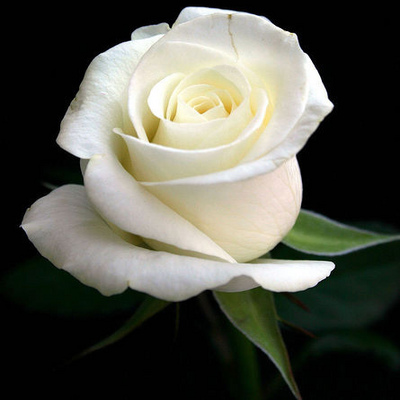
#> input picture OpenCV/rose.jpg, 400 x 400 px, given in place of the camera
$ python blob_tracking.py
#> lines starting #> are read from the running program, lines starting #| are printed output that depends on the picture; after the words box and inside, x2 and y2 are one past the last pixel; in counts of white or black regions, pixels touching at a corner belong together
## Explanation of this code can be found at the following address:
## http://www.pyimagesearch.com/2015/09/14/ball-tracking-with-opencv/

# import the necessary packages
from collections import deque
import numpy as np
import argparse
import imutils # just installed this on computer
import cv2

# construct the argument parse and parse the arguments
ap = argparse.ArgumentParser()
ap.add_argument("-v", "--video",
	help="path to the (optional) video file")
ap.add_argument("-b", "--buffer", type=int, default=64,
	help="max buffer size")
args = vars(ap.parse_args())

# define the lower and upper boundaries of the "color"
# ball in the HSV color space, then initialize the
# list of tracked points
colorLower = (0,150,150)
colorUpper = (25,255,255)
pts = deque(maxlen=args["buffer"])

# if a video path was not supplied, grab the reference
# to the webcam
if not args.get("video", False):
	camera = cv2.VideoCapture(0)

# otherwise, grab a reference to the video file
else:
	camera = cv2.VideoCapture(args["video"])

# keep looping
while True:
	# grab the current frame
	(grabbed, frame) = camera.read()
#> frame is the input picture: shape (400, 400, 3); mean B, G, R 77, 87.1, 86.4

	# Flip the frame along the vertical axis in order to get a 1 to 1
	# movement on the screen
	frame = frame[:,::-1,:]
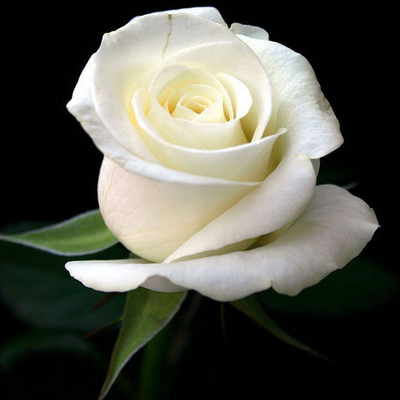
#> frame: shape (400, 400, 3); mean B, G, R 77, 87.1, 86.4

	# if we are viewing a video and we did not grab a frame,
	# then we have reached the end of the video
	if args.get("video") and not grabbed:
		break

	# resize the frame, blur it, and convert it to the HSV
	# color space
	frame = imutils.resize(frame, width=600)
#> frame: shape (600, 600, 3)
	blurred = cv2.GaussianBlur(frame, (11, 11), 0)
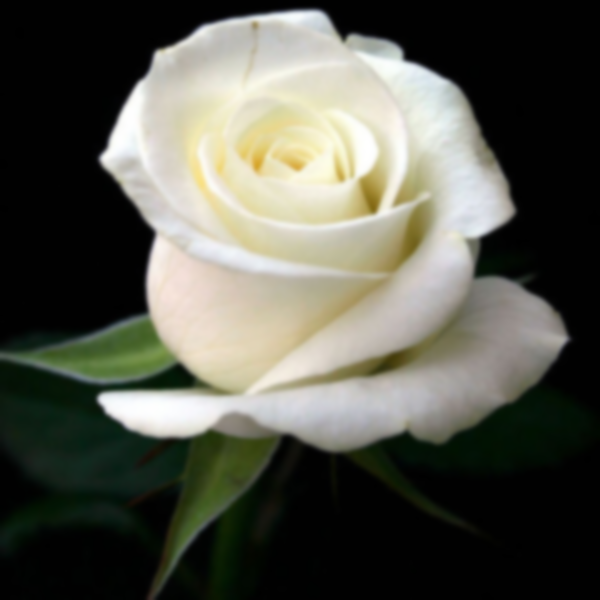
#> blurred: shape (600, 600, 3); mean B, G, R 77.1, 87.2, 86.5
	hsv = cv2.cvtColor(blurred, cv2.COLOR_BGR2HSV)
#> hsv: shape (600, 600, 3); mean H, S, V 29.7, 49.3, 89.5

	# construct a mask for the color "color", then perform
	# a series of dilations and erosions to remove any small
	# blobs left in the mask
	mask = cv2.inRange(hsv, colorLower, colorUpper)
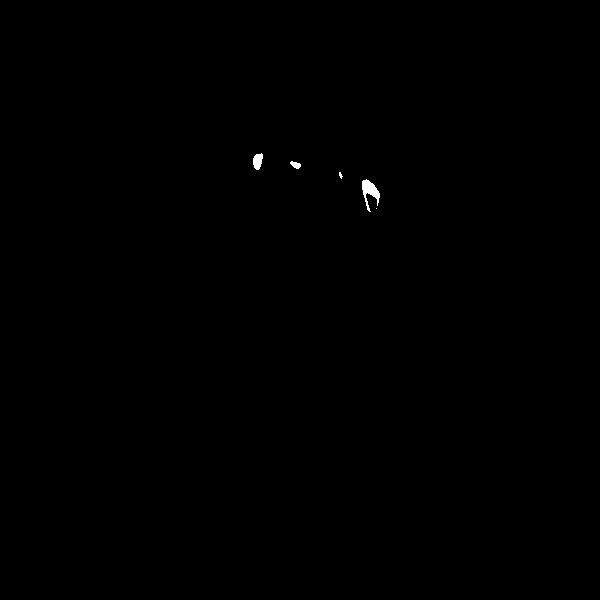
#> mask: shape (600, 600); 0.13% white; 5 white regions (2 under 20 px), largest, box (x1, y1, x2, y2) and area: (362, 179, 380, 212) 265, (253, 153, 263, 170) 125, (290, 161, 301, 169) 55
	mask = cv2.erode(mask, None, iterations=2)
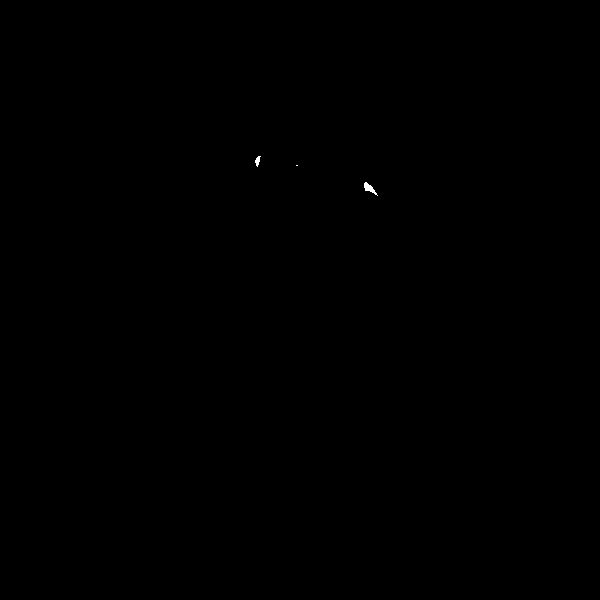
#> mask: shape (600, 600); 0.03% white; 3 white regions (1 under 20 px), largest, box (x1, y1, x2, y2) and area: (364, 182, 378, 196) 77, (255, 156, 261, 167) 37
	mask = cv2.dilate(mask, None, iterations=2)
#> mask: shape (600, 600); 0.1% white; 3 white regions

	# find contours in the mask and initialize the current
	# (x, y) center of the ball
	cnts = cv2.findContours(mask.copy(), cv2.RETR_EXTERNAL,
		cv2.CHAIN_APPROX_SIMPLE)[-2]
#> cnts = 3 contours; box (x1, y1, x2, y2) and area: (362, 180, 380, 198) 178, (253, 154, 263, 169) 101, (294, 163, 300, 168) 20
	center = None

	# only proceed if at least one contour was found
	if len(cnts) > 0:
		# find the largest contour in the mask, then use
		# it to compute the minimum enclosing circle and
		# centroid
		c = max(cnts, key=cv2.contourArea)
#> c = contour of 24 points, box (x1, y1, x2, y2) (362, 180, 380, 198), area 178
		((x, y), radius) = cv2.minEnclosingCircle(c)
#> x = 370.7; y = 188.7; radius = 11.68
		M = cv2.moments(c)
#> M = moments, m00 178.5, centre m10/m00, m01/m00 = (369.8, 188.4)
		center = (int(M["m10"] / M["m00"]), int(M["m01"] / M["m00"]))
#> center = (369, 188)

		# only proceed if the radius meets a minimum size
		if radius > 10:
			# draw the circle and centroid on the frame,
			# then update the list of tracked points
			# cv2.circle(frame, (int(x), int(y)), int(radius),
				# (0, 255, 255), 2) # we don't need the circle
			cv2.circle(frame, center, 5, (0, 0, 255), -1)
#> frame: shape (600, 600, 3); mean B, G, R 77.1, 87.1, 86.5

	# update the points queue
	pts.appendleft(center)
	"""
	# loop over the set of tracked points
	for i in xrange(1, len(pts)):
		# if either of the tracked points are None, ignore
		# them
		if pts[i - 1] is None or pts[i] is None:
			continue

		# otherwise, compute the thickness of the line and
		# draw the connecting lines
		thickness = int(np.sqrt(args["buffer"] / float(i + 1)) * 2.5)
		cv2.line(frame, pts[i - 1], pts[i], (0, 0, 255), thickness)
	"""
	# show the frame to our screen
	cv2.imshow("Frame", frame)
	key = cv2.waitKey(1) & 0xFF
#> (key q is pressed here)

	# if the 'q' key is pressed, stop the loop
	if key == ord("q"):
		break

# cleanup the camera and close any open windows
camera.release()
cv2.destroyAllWindows()
